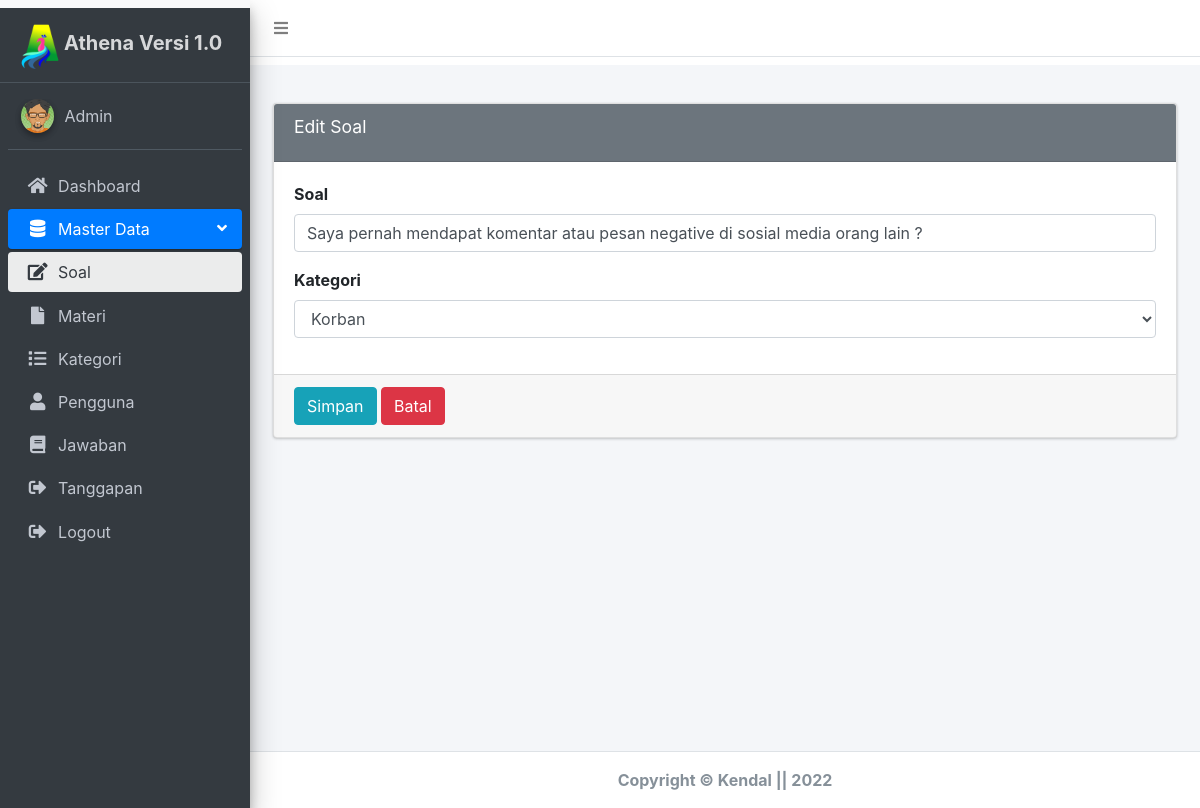
The page /admin/index.php?hal=soal&aksi=edit&id=1 (signed in) on the database its author committed.
### tables this page shows
CREATE TABLE `tbl_soal` (
  `id_soal` int(11) NOT NULL,
  `soal` varchar(250) NOT NULL,
  `id_kategori` varchar(20) NOT NULL
);

CREATE TABLE `tbl_kategori` (
  `id` int(11) NOT NULL,
  `nama_kategori` varchar(50) NOT NULL
);

### admin/edit_soal.php (the view, shortened to what this page needs)
<?php
include '../koneksi.php';
$id= $_GET["id"];
$ambil_data = mysqli_query($koneksi, "SELECT * FROM tbl_soal WHERE id_soal='$id'");
?>
<div class="card card-secondary">
  <div class="card-header">
    <h3 class="card-title">Edit Soal</h3>
  </div>
  <form action="" method="post" id="frmsoal">
    <?php foreach ($ambil_data as  $value): ?>
      <div class="card-body">
        <div class="form-group">
          <label for="nama">Soal</label>
          <input type="text" name="soal" id="soal" class="form-control" autocomplete="off" value="<?= $value["soal"]; ?>">
        </div>
        <?php
        $data = mysqli_query($koneksi, "SELECT * FROM tbl_kategori");
        ?>
        <div class="form-group">
          <label for="kategori">Kategori</label>
          <select name="kategori" class="form-control">
            <?php foreach ($data as $key => $d) : ?>
              <option value="<?= $d['id']; ?>" <?= $value['id_kategori'] ==  $d['id'] ? 'selected' : '' ?>><?= $d['nama_kategori']; ?></option>
            <?php endforeach ?>
          </select>
        </div>
      </div>
      <div class="card-footer">
        <button type="submit" class="btn btn-info" name="edit">Simpan</button>
        <a href="?hal=soal" class="btn btn-danger">Batal</a>
      </div>
    <?php endforeach ?>
  </form>
</div>

### rows shown on the page
tbl_soal: soal "Saya pernah mendapat komentar atau pesan negative di sosial media orang lain ?", kategori "Korban"

### other values the page prints
$_SESSION['username_login'] "Admin"
date ('Y') "2022"
